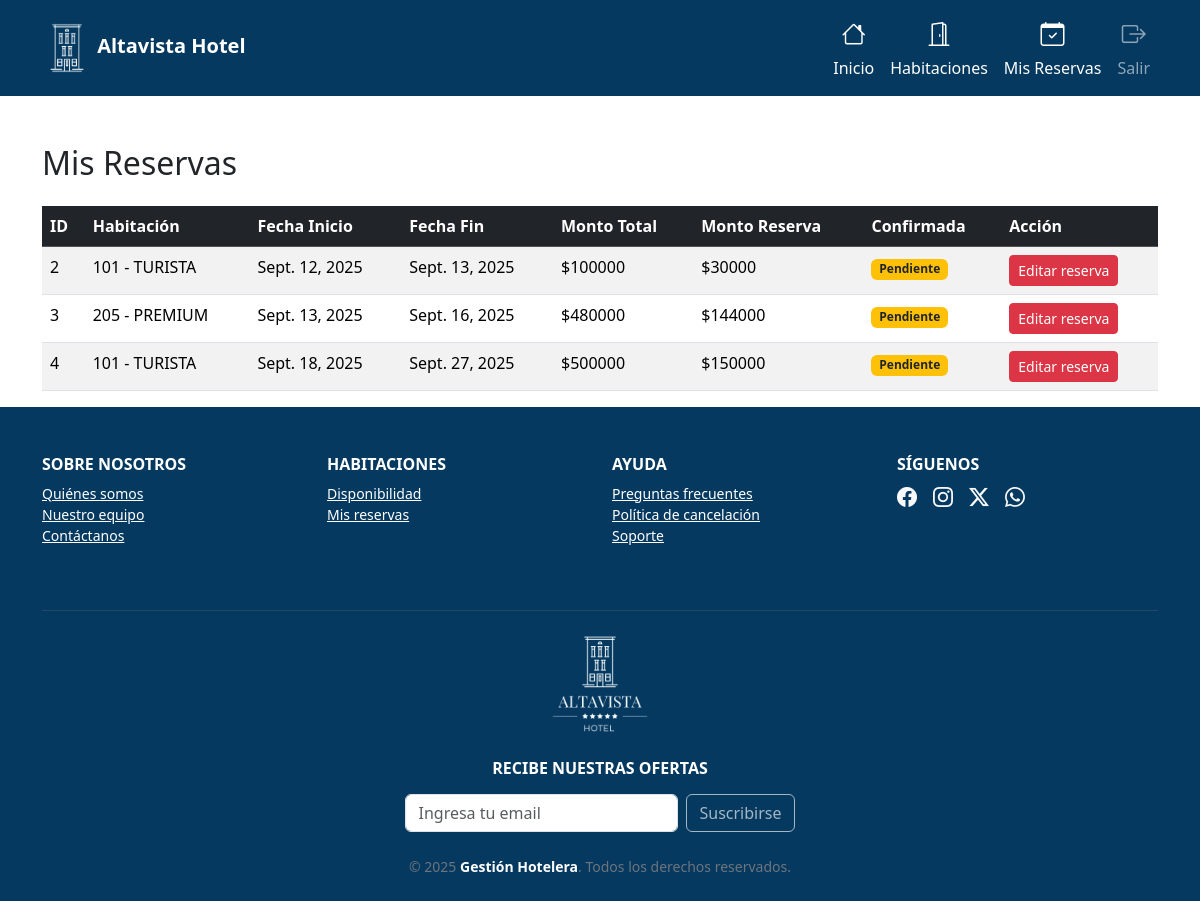
The page /mis-reservas/ (signed in) on the database as committed earlier.
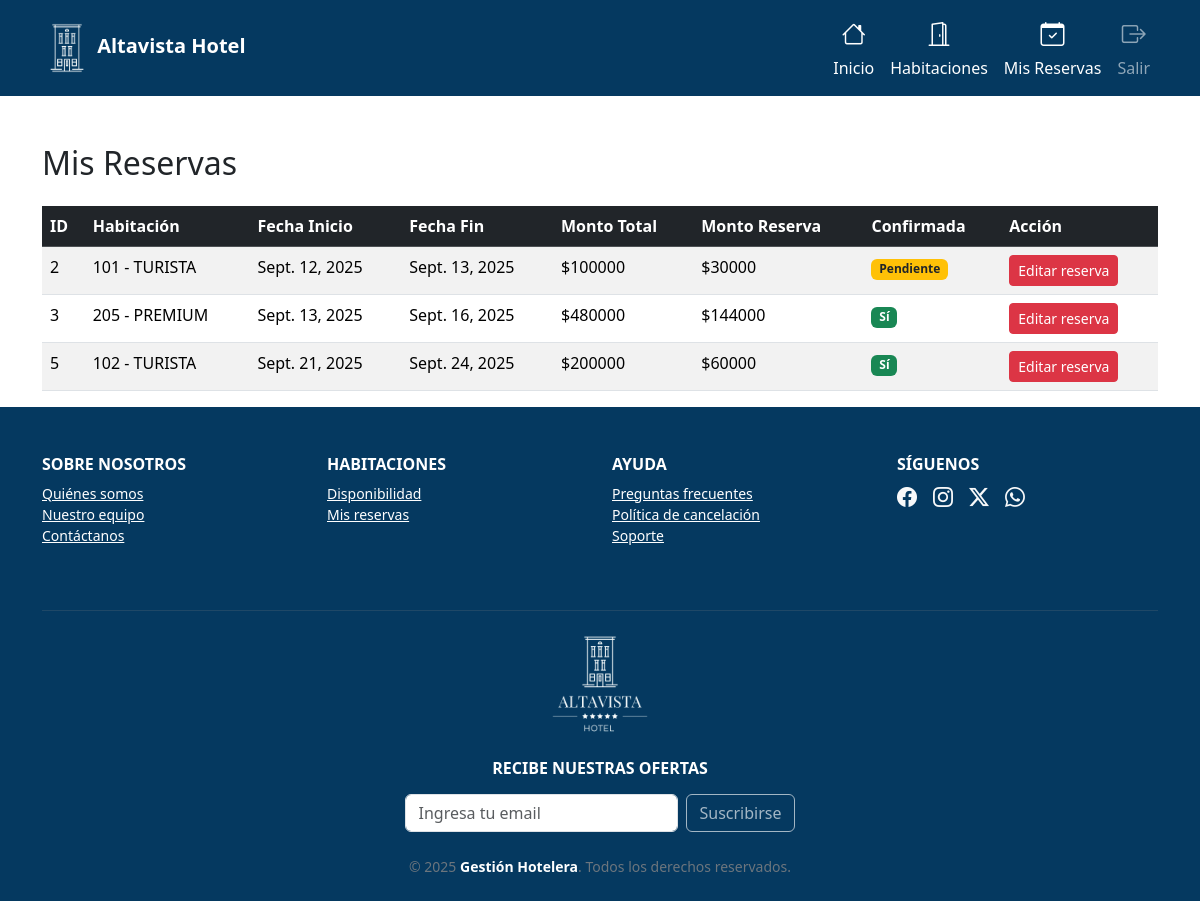
The same page on the database as committed later.
### reservas/models.py (models this page shows, shortened)
class Reserva(models.Model):
    cliente = models.ForeignKey(Cliente, on_delete=models.CASCADE)
    habitacion = models.ForeignKey(Habitacion, on_delete=models.CASCADE)
    fecha_inicio = models.DateField()
    fecha_fin = models.DateField()
    fecha_reserva = models.DateTimeField(auto_now_add=True)
    confirmada = models.BooleanField(default=False)
    monto_total = models.IntegerField(blank=True, null=True)   # <-- ahora entero
    monto_reserva = models.IntegerField(blank=True, null=True) # <-- ahora entero

class Habitacion(models.Model):
    CATEGORIAS = [
        ('TURISTA', 'Turista'),
        ('PREMIUM', 'Premium'),
    ]
    numero = models.IntegerField(unique=True)
    categoria = models.CharField(max_length=10, choices=CATEGORIAS)
    descripcion = models.TextField()
    equipamiento = models.TextField(blank=True, null=True)  # agregado
    precio_diario = models.IntegerField()  # <-- ahora entero
    disponible = models.BooleanField(default=True)

### reservas/views.py (the view)
# urls.py: path('mis-reservas/', views.mis_reservas, name='mis_reservas'),
@login_required
def mis_reservas(request):
    cliente = get_object_or_404(Cliente, email=request.user.email)
    reservas = Reserva.objects.filter(cliente=cliente)
    return render(request, "reservas/mis_reservas.html", {"reservas": reservas})

### reservas/templatetags/custom_tags.py (called while the page is built)
@register.filter(name='has_group')
def has_group(user, group_name):
    return user.groups.filter(name=group_name).exists()

### templates/reservas/mis_reservas.html
{% extends "reservas/base.html" %}
{% block content %}
<div class="container mt-5">
    <h2 class="mb-4">Mis Reservas</h2>
    {% if reservas %}
        <table class="table table-striped">
            <thead class="table-dark">
                <tr>
                    <th>ID</th>
                    <th>Habitación</th>
                    <th>Fecha Inicio</th>
                    <th>Fecha Fin</th>
                    <th>Monto Total</th>
                    <th>Monto Reserva</th>
                    <th>Confirmada</th>
                    <th>Acción</th>
                </tr>
            </thead>
            <tbody>
                {% for reserva in reservas %}
                <tr>
                    <td>{{ reserva.id }}</td>
                    <td>{{ reserva.habitacion.numero }} - {{ reserva.habitacion.categoria }}</td>
                    <td>{{ reserva.fecha_inicio }}</td>
                    <td>{{ reserva.fecha_fin }}</td>
                    <td>${{ reserva.monto_total }}</td>
                    <td>${{ reserva.monto_reserva }}</td>
                    <td>
                        {% if reserva.confirmada %}
                            <span class="badge bg-success">Sí</span>
                        {% else %}
                            <span class="badge bg-warning text-dark">Pendiente</span>
                        {% endif %}
                    </td>
                    <td>
                        <a href="{% url 'editar_reserva' reserva.id %}" class="btn btn-danger btn-sm">Editar reserva</a>
                    </td>
                </tr>
                {% endfor %}
            </tbody>
        </table>
    {% else %}
        <div class="alert alert-info">
            No tienes reservas registradas.
        </div>
    {% endif %}
</div>
{% endblock %}

Rows that differ between the two databases and show on the page:
removed Reserva: id "4", habitacion.numero "101", habitacion.categoria "TURISTA", fecha_inicio "Sept. 18, 2025", fecha_fin "Sept. 27, 2025", monto_total "500000", monto_reserva "150000", confirmada "Pendiente"
changed Reserva "Sept. 16, 2025": confirmada "Pendiente" → "Sí"
added Reserva: id "5", habitacion.numero "102", habitacion.categoria "TURISTA", fecha_inicio "Sept. 21, 2025", fecha_fin "Sept. 24, 2025", monto_total "200000", monto_reserva "60000", confirmada "Sí"
